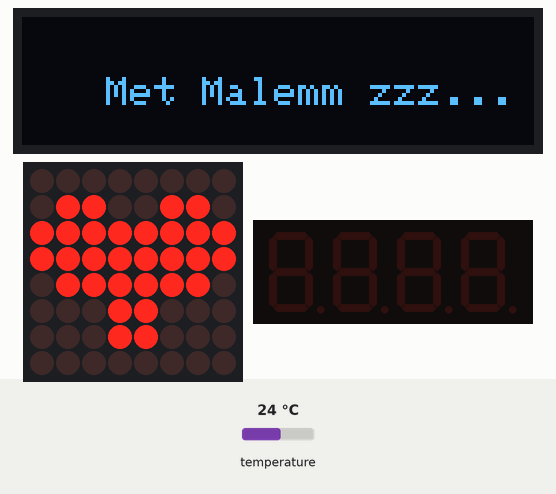
Recording of a program running on a simulated Arduino Nano, built with avr-gcc and run on an emulated ATmega328P. Shown: 128×32 one-colour display, 8×8 LED matrix, 4-digit seven-segment display. The test bench sets the inputs (shaded band); at power-on: temperature 24 °C. The local clock reads 2024-03-15 10:24:30 at power-on unless the program sets it; what the program prints to the serial monitor is not drawn.

Above: at 3.6 s.
At 6.8 s:
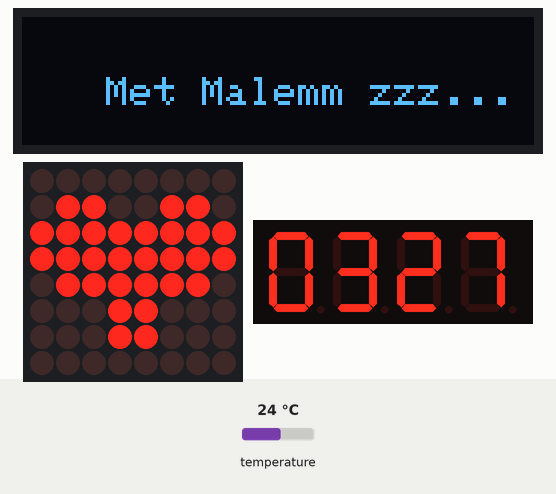
6.9 s: temperature set to 12 °C
At 7.7 s:
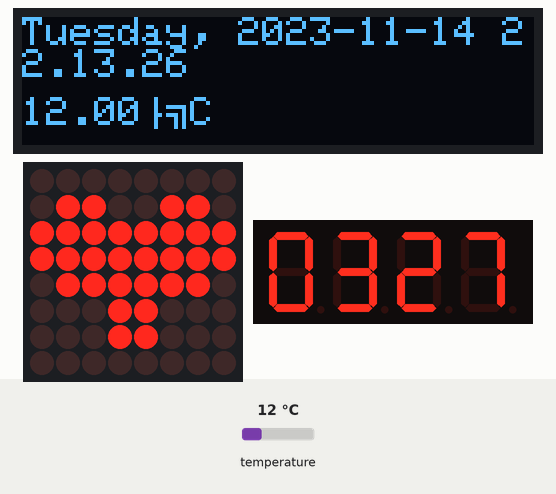
14.0 s: temperature set to 19 °C
At 31.2 s:
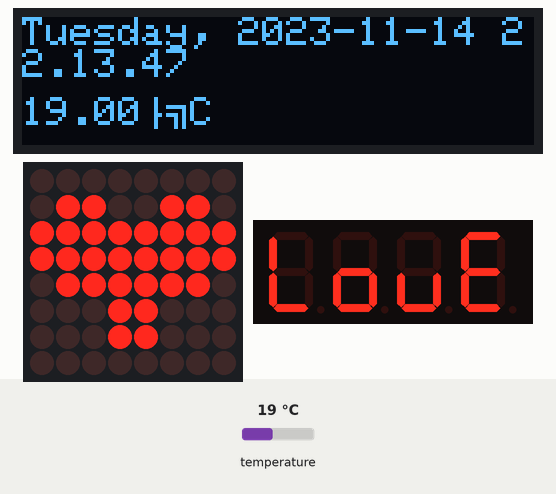
Timing chart, 0 to 32.7 s (numbered marks = the images above; inputs shaded):
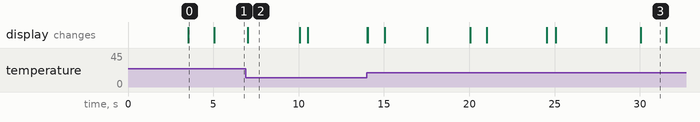

The program:

main.cpp
```cpp
#include <Arduino.h>

// Library

// #include <Wire.h>
// #include <SPI.h>
// #include <Adafruit_GFX.h>
// #include <Adafruit_SSD1306.h>


// Inlcude

#include <oled.h>
#include <rtc.h>
#include <seven_segment.h>
#include <led_matrix.h>

uint64_t currentMillis;

void setup() {
  Serial.begin(115200);
  // Wire.begin(SDA,SCL);
  checkOLED();
  RTCSetup();
  sevenSegmentSetup();
  ledMatrixSetup();

}

void loop() {
currentMillis = millis();

OLEDTextList();
RTCUpdate();
sevenSegmentUpdate();
ledMatrixDrawLove();

}
```

led_matrix.h
```cpp
#ifndef LED_MATRIX_H
#define LED_MATRIX_H

#include <pin_definition.h>

// ? Library
#include <LedControl.h>
#include <binary.h>


// ? Include

// ? Function Declaration

extern void ledMatrixSetup();
extern void ledMatrixUpdate();
extern void ledMatrixDrawLove();
extern LedControl ledMatrix;

// ? Variable Declaration

extern uint64_t ledMatrixMillis;

extern byte ledMatrixLove[];

#endif
```

oled.h
```cpp
#ifndef OLED_H
#define OLED_H

#include <pin_definition.h>

// Library
#include <Wire.h>
#include <SPI.h>
#include <Adafruit_GFX.h>
#include <Adafruit_SSD1306.h>
#include <Arduino.h>
#include <string.h>

// Inlcude
#include <rtc.h>


#define SCREEN_WIDTH 128 // OLED display width, in pixels
#define SCREEN_HEIGHT 32 // OLED display height, in pixels

// Declaration for an SSD1306 display connected to I2C (SDA, SCL pins)
#define OLED_RESET     -1 // Reset pin # (or -1 if sharing Arduino reset pin)

//  extern agar diketahui compiler kalau ada "display"

extern Adafruit_SSD1306 display;

// ? Function Declaration
extern void checkOLED();
extern void OLEDDisplay(String);
extern void OLEDTextList();

// ? Variable Declaration

extern uint64_t OLEDmillis;
extern uint8_t textCase;

#endif
```

pin_definition.h
```cpp
#ifndef PIN_DEFINITION
#define PIN_DEFINIITON

#include <Arduino.h>

//? ANALOG PIN

#define PIN_A0   (14)
#define PIN_A1   (15)
#define PIN_A2   (16)
#define PIN_A3   (17)
#define PIN_A4   (18)
#define PIN_A5   (19)
#define PIN_A6   (20)
#define PIN_A7   (21)

//? I2C
// Gausa definisikan karena udah dari library
// const int SCL = PIN_A5;
// const int SDA = PIN_A4;

//? SEVEN SEGMENT (TM1637)
#define DIO 7
#define CLK 8

//? LED MATRIX

#define MDIN 10
#define MCS 11
#define MCLK 12

//? LED

extern uint64_t currentMillis;

#endif
```

rtc.h
```cpp
#ifndef RTC_H
#define RTC_H

#include <pin_definition.h>

#include <Wire.h>
#include <RTClib.h>


extern RTC_DS3231 rtc;

//? Function Declaration

extern void RTCSetup();
extern void caclutateCount();
extern void RTCUpdate();
// extern void RTCSetup();

//? Variable Declaration

// Time Now Variable
extern char daysOfTheWeek[7][12];
extern uint64_t RTCmillis;
extern String formattedTime;
extern String dayOfWeek;
extern String yearStr;
extern String monthStr;
extern String dayStr;
extern String hourStr;
extern String minuteStr;
extern String secondStr;

// Time Passed Variable

// extern String yearPassed;
// extern String monthPassed;
extern String dayPassed;
// extern String hourPassed;
// extern String minutePassed;
// extern String secondPassed;

extern DateTime now;
extern DateTime target;
extern TimeSpan passed;

#endif
```

seven_segment.h
```cpp
#ifndef SEVEN_SEGMENT
#define SEVEN_SEGMENT

#include <pin_definition.h>

//? Library
// #include <Arduino.h>
#include <TM1637Display.h>

//? Include
#include <rtc.h>

extern TM1637Display sevenSegment;

//? Function Declaration
extern void sevenSegmentSetup();
extern void sevenSegmentUpdate();

//? Variable Declaration
extern uint16_t sevenSegmentNumber;
extern uint8_t sevenSegmentCase;
extern uint64_t sevenSegmentMillis;
extern const uint8_t sevenSegmentLove[];


#endif 
```

led_matrix.cpp
```cpp
#include <led_matrix.h>

LedControl ledMatrix(MDIN,MCLK,MCS,1);

uint64_t ledMatrixMillis = 0;

byte ledMatrixLove[8] = {B00000000,
                B01100110,
                B11111111,
                B11111111,
                B01111110,
                B00111100,
                B00011000,
                B00000000
                };


void ledMatrixSetup(){
    ledMatrix.shutdown(0,false);
    ledMatrix.setIntensity(0,1);
    ledMatrix.clearDisplay(0);

}

void ledMatrixDrawLove(){
    if (currentMillis - ledMatrixMillis > 10000)
    ledMatrix.setRow(0,0,ledMatrixLove[0]);
    ledMatrix.setRow(0,1,ledMatrixLove[1]);
    ledMatrix.setRow(0,2,ledMatrixLove[2]);
    ledMatrix.setRow(0,3,ledMatrixLove[3]);
    ledMatrix.setRow(0,4,ledMatrixLove[4]);
    ledMatrix.setRow(0,5,ledMatrixLove[6]);
    ledMatrix.setRow(0,6,ledMatrixLove[6]);
    ledMatrix.setRow(0,7,ledMatrixLove[7]);
    ledMatrixMillis = currentMillis;
}
```

oled.cpp
```cpp
#include <oled.h>
#include <string.h>

Adafruit_SSD1306 display(SCREEN_WIDTH, SCREEN_HEIGHT, &Wire, OLED_RESET);

uint64_t OLEDmillis = 0;
uint8_t textCase = 0;

void checkOLED(){
  // SSD1306_SWITCHCAPVCC = generate display voltage from 3.3V internally
  if(!display.begin(SSD1306_SWITCHCAPVCC, 0x3C)) {
    Serial.println(F("SSD1306 allocation failed"));
    for(;;); // Don't proceed, loop forever
  }
}

void OLEDDisplay(String text){

  display.clearDisplay();
  display.display();

  display.setTextSize(1);
  display.setTextColor(WHITE);
  display.setCursor(21,15);
  display.print(text);

  display.display();

}

void OLEDTextList(){
  if (currentMillis - OLEDmillis > 3500)
  {

   switch (textCase)
   {
   case 0:
    if(hourStr.toInt() > 4 && hourStr.toInt() <= 11){

      OLEDDisplay("Selamat Pagiii :)");
    }
    else if (hourStr.toInt() > 11 && hourStr.toInt() <= 14)
    {
      OLEDDisplay("Selamatz Siangz :v");
    }
    else if (hourStr.toInt() > 14 && hourStr.toInt() <= 18)
    {
      OLEDDisplay("Selamat Soree :)");
    }
    else if (hourStr.toInt() > 18 && hourStr.toInt() <= 22)
    {
      OLEDDisplay("Met Malemm zzz...");
    }
    else
    {
      OLEDDisplay("Tidorr Woyy!!");
    }


    textCase++;
    break;
   case 1:
    display.clearDisplay();
    display.setTextSize(1);
    display.setTextColor(WHITE);
    display.setCursor(0,0);
    display.print(formattedTime);
    display.setCursor(0,20);
    display.print(rtc.getTemperature());
    display.println("ºC");
    display.display();
    textCase++;
   break;
   case 2:
    display.clearDisplay();
    display.setTextSize(1);
    display.setTextColor(WHITE);
    display.setCursor(0,15);
    display.print("Day Passed : ");
    display.println(dayPassed);
    display.display();
    textCase = 0;
    break;
   default:
   OLEDDisplay("Error");
    break;
   }

   OLEDmillis = currentMillis;
  }

}
```

rtc.cpp
```cpp
#include <rtc.h>

RTC_DS3231 rtc;

char daysOfTheWeek[7][12] = {"Sunday", "Monday", "Tuesday", "Wednesday", "Thursday", "Friday", "Saturday"};

// Time Now Variable
String formattedTime;
String dayOfWeek;
String yearStr;
String monthStr;
String dayStr;
String hourStr;
String minuteStr;
String secondStr;

//  Time Passed Variable

// String dayOfWeek;
// String yearPassed;
// String monthPassed;
String dayPassed;
// String hourPassed;
// String minutePassed;
// String secondPassed;

DateTime now;
DateTime target(2022,12,22,12,0,0);
TimeSpan passed;

uint64_t RTCmillis = 0;

void RTCSetup(){
 if (! rtc.begin()) {
    Serial.println("Couldn't find RTC");
    Serial.flush();
    while (1) delay(10);
  }

  if (rtc.lostPower()) {
    Serial.println("RTC lost power, let's set the time!");
    // When time needs to be set on a new device, or after a power loss, the
    // following line sets the RTC to the date & time this sketch was compiled
    rtc.adjust(DateTime(F(__DATE__), F(__TIME__)));
    // This line sets the RTC with an explicit date & time, for example to set
    // January 21, 2014 at 3am you would call:
    //rtc.adjust(DateTime(2014, 1, 21, 3, 0, 0));
  }

  // When time needs to be re-set on a previously configured device, the
  // following line sets the RTC to the date & time this sketch was compiled
  rtc.adjust(DateTime(F(__DATE__), F(__TIME__)));
  // This line sets the RTC with an explicit date & time, for example to set
  // January 21, 2014 at 3am you would call:
  //rtc.adjust(DateTime(2014, 1, 21, 3, 0, 0));
}

void calculateCount(){
    passed = now - target;
    dayPassed = passed.totalseconds() / 86400;
}

void RTCUpdate(){

    calculateCount();

    if (currentMillis - RTCmillis > 3000)
    {
        // Get the current time from the RTC
        now = rtc.now();

        // Getting each time field in individual variables
        // And adding a leading zero when needed;
        yearStr = String(now.year(), DEC);
        monthStr = (now.month() < 10 ? "0" : "") + String(now.month(), DEC);
        dayStr = (now.day() < 10 ? "0" : "") + String(now.day(), DEC);
        hourStr = (now.hour() < 10 ? "0" : "") + String(now.hour(), DEC);
        String minuteStr = (now.minute() < 10 ? "0" : "") + String(now.minute(), DEC);
        String secondStr = (now.second() < 10 ? "0" : "") + String(now.second(), DEC);
        dayOfWeek = daysOfTheWeek[now.dayOfTheWeek()];

        // Complete time string
        Serial.println(dayStr);
        formattedTime = dayOfWeek + ", " + yearStr + "-" + monthStr + "-" + dayStr + " " + hourStr + "." + minuteStr + "." + secondStr;

        // Print the complete formatted time
        Serial.println(formattedTime);

        // Getting temperature
        Serial.print(rtc.getTemperature());
        Serial.println("°C");

        Serial.println();

        Serial.print("Day Passed: ");
        Serial.println(dayPassed);

        RTCmillis = currentMillis;
    }


}
```

seven_segment.cpp
```cpp
#include <seven_segment.h>

TM1637Display sevenSegment(CLK,DIO);
uint16_t sevenSegmentNumber;
uint8_t sevenSegmentCase = 0;
uint64_t sevenSegmentMillis = 0;
const uint8_t sevenSegmentLove[]={
    SEG_E | SEG_F | SEG_D,
    SEG_C | SEG_D | SEG_E| SEG_G,
    SEG_C | SEG_D | SEG_E,
    SEG_A | SEG_D | SEG_E |SEG_F | SEG_G

};

void sevenSegmentSetup(){
    sevenSegment.setBrightness(0x0f);
}

void sevenSegmentUpdate(){
    if (currentMillis - sevenSegmentMillis > 5000)
    {
        switch (sevenSegmentCase)
        {
        case 0:
            sevenSegment.clear();
            sevenSegmentNumber = dayPassed.toInt();
            Serial.print("Seven Segment Number :");
            Serial.println(sevenSegmentNumber);
            Serial.println(dayPassed);
            sevenSegment.showNumberDec(sevenSegmentNumber,1);
            sevenSegmentCase++;
            break;
        case 1:
            sevenSegment.clear();
            sevenSegment.setSegments(sevenSegmentLove);
            sevenSegmentCase = 0;
            break;
        default:
            break;
        }
        sevenSegmentMillis = currentMillis;
    }


}
```

Measured:
- what the display in image 0 shows lasts 1.5 s, from 3.5 s to 5.0 s
- what the display in image 2 shows lasts 3.1 s, from 7.0 s to 10.1 s
